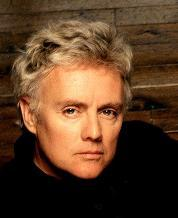
#> input picture labs/week8/data/data/images/eigenface/000030.jpg, 178 x 218 px, found by its file name; its folder holds only this picture in this run
$ python eigenFace.py
#> lines starting #> are read from the running program, lines starting #| are printed output that depends on the picture
# Import necessary packages
from __future__ import print_function
import os
import sys
import cv2
import numpy as np

# Create data matrix from a list of images
def createDataMatrix(images):
  print("Creating data matrix",end=" ... ")
  '''
  Allocate space for all images in one data matrix.
  The size of the data matrix is

  ( w  * h  * 3, numImages )

  where,

  w = width of an image in the dataset.
  h = height of an image in the dataset.
  3 is for the 3 color channels.
  '''

  numImages = len(images)
  sz = images[0].shape
  data = np.zeros((numImages, sz[0] * sz[1] * sz[2]), dtype=np.float32)
  for i in range(0, numImages):
    image = images[i].flatten()
    data[i,:] = image

  print("DONE")
  return data

# Read images from the directory
def readImages(path):
#> called with path = '../data/images/eigenface'
  print("Reading images from " + path, end="...")
  # Create array of array of images.
  images = []
  # List all files in the directory and read points from text files one by one
  for filePath in sorted(os.listdir(path)):
    fileExt = os.path.splitext(filePath)[1]
    if fileExt in [".jpg", ".jpeg"]:

      # Add to array of images
      imagePath = os.path.join(path, filePath)
      im = cv2.imread(imagePath)
#> im is the input picture: shape (218, 178, 3); mean B, G, R 38.1, 61, 90.7

      if im is None :
        print("image:{} not read properly".format(imagePath))
      else :
        # Convert image to floating point
        im = np.float32(im)/255.0
        # Add image to list
        images.append(im)
        # Flip image
        imFlip = cv2.flip(im, 1);
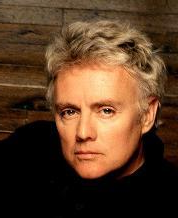
#> imFlip: shape (218, 178, 3) float32; mean B, G, R 0.15, 0.239, 0.356
        # Append flipped image
        images.append(imFlip)

  numImages = len(images) / 2
#> numImages = 1
  # Exit if no image found
  if numImages == 0 :
    print("No images found")
    sys.exit(0)

  print(str(numImages) + " files read.")
#| 1.0 files read.
  return images

# Add the weighted eigen faces to the mean face
def createNewFace(*args):
  # Start with the mean image
  output = averageFace

  # Add the eigen faces with the weights
  for i in range(0, NUM_EIGEN_FACES):
    '''
    OpenCV does not allow slider values to be negative.
    So we use weight = sliderValue - MAX_SLIDER_VALUE / 2
    '''
    sliderValues[i] = cv2.getTrackbarPos("Weight" + str(i), "Trackbars");
    weight = sliderValues[i] - MAX_SLIDER_VALUE/2
    output = np.add(output, eigenFaces[i] * weight)

  # Display Result at 2x size
  output = cv2.resize(output, (0,0), fx=2, fy=2)
  cv2.imshow("Result", output)

def resetSliderValues(*args):
  for i in range(0, NUM_EIGEN_FACES):
    cv2.setTrackbarPos("Weight" + str(i), "Trackbars", MAX_SLIDER_VALUE/2);
  createNewFace()

if __name__ == '__main__':

  # Number of EigenFaces
  NUM_EIGEN_FACES = 10

  # Maximum weight
  MAX_SLIDER_VALUE = 255

  # Directory containing images
  dirName = "../data/images/eigenface"

  # Read images
  images = readImages(dirName)
#> images = 2 items

  # Size of images
  sz = images[0].shape
#> sz = (218, 178, 3)

  # Create data matrix for PCA.
  data = createDataMatrix(images)
#> in createDataMatrix, `numImages = len(images)`: numImages = 2

  # Compute the eigenvectors from the stack of images created
  print("Calculating PCA ", end="...")
  mean, eigenVectors = cv2.PCACompute(data, mean=None, maxComponents=NUM_EIGEN_FACES)
  print("DONE")

  averageFace = mean.reshape(sz)
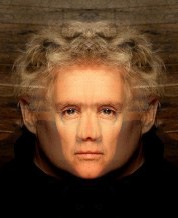
#> averageFace: shape (218, 178, 3) float32; mean of channels 0, 1, 2 0.15, 0.239, 0.356; drawn as B, G, R

  eigenFaces = [];

  for eigenVector in eigenVectors:
    eigenFace = eigenVector.reshape(sz)
    eigenFaces.append(eigenFace)
#> this loop made 2 passes
#> pass 1, `eigenFace = eigenVector.reshape(sz)`:
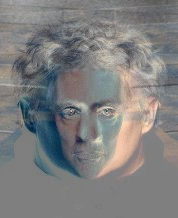
#> eigenFace: shape (218, 178, 3) float32; mean of channels 0, 1, 2 -2.29e-12, -1.19e-12, 9.49e-14; drawn with min black and max white
#> pass 2, `eigenFace = eigenVector.reshape(sz)`:
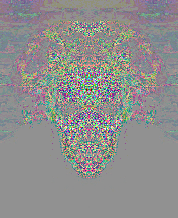
#> eigenFace: shape (218, 178, 3) float32; mean of channels 0, 1, 2 -0.000333, -0.000291, -0.000245; drawn with min black and max white
#> after the loop, eigenFaces = 2 items

  # Create window for displaying Mean Face
  cv2.namedWindow("Result", cv2.WINDOW_AUTOSIZE)

  # Display result at 2x size
  output = cv2.resize(averageFace, (0,0), fx=2, fy=2)
  cv2.imshow("Result", output)

  # Create Window for trackbars
  cv2.namedWindow("Trackbars", cv2.WINDOW_AUTOSIZE)

  sliderValues = []

  # Create Trackbars
  for i in range(0, NUM_EIGEN_FACES):
    sliderValues.append(MAX_SLIDER_VALUE/2)
    cv2.createTrackbar( "Weight" + str(i), "Trackbars", int(MAX_SLIDER_VALUE/2), MAX_SLIDER_VALUE, createNewFace)

  # You can reset the sliders by clicking on the mean image.
  cv2.setMouseCallback("Result", resetSliderValues);

  print('''Usage:
  Change the weights using the sliders
  Click on the result window to reset sliders
  Hit ESC to terminate program.''')

  cv2.waitKey(0)
  cv2.destroyAllWindows()

$ run again, on labs/week8/data/data/images/eigenface/000063.jpg
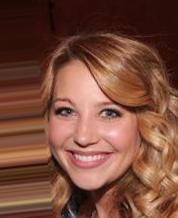
#> input picture labs/week8/data/data/images/eigenface/000063.jpg, 178 x 218 px, found by its file name
#> in readImages, im is the input picture: shape (218, 178, 3); mean B, G, R 58, 74.8, 120.2
#> in readImages, `imFlip = cv2.flip(im, 1);`:
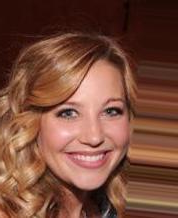
#> imFlip: shape (218, 178, 3) float32; mean B, G, R 0.227, 0.293, 0.471
#> in readImages, `numImages = len(images) / 2`: numImages = 1
#| 1.0 files read.
#> images = 2 items
#> in createDataMatrix, `numImages = len(images)`: numImages = 2
#> the loop `for eigenVector in eigenVectors:` made 2 passes
#> pass 2, `eigenFace = eigenVector.reshape(sz)`:
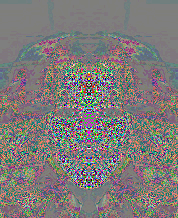
#> eigenFace: shape (218, 178, 3) float32; mean of channels 0, 1, 2 -0.000421, -0.000376, -7.71e-05; drawn with min black and max white
#> after the loop `for eigenVector in eigenVectors:`: eigenFaces = 2 items

$ run again, on labs/week8/data/data/images/eigenface/000065.jpg
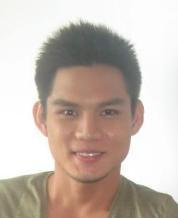
#> input picture labs/week8/data/data/images/eigenface/000065.jpg, 178 x 218 px, found by its file name
#> in readImages, im is the input picture: shape (218, 178, 3); mean B, G, R 176.9, 185.9, 198.5
#> in readImages, `imFlip = cv2.flip(im, 1);`:
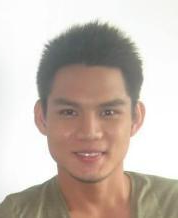
#> imFlip: shape (218, 178, 3) float32; mean B, G, R 0.694, 0.729, 0.778
#> in readImages, `numImages = len(images) / 2`: numImages = 1
#| 1.0 files read.
#> images = 2 items
#> in createDataMatrix, `numImages = len(images)`: numImages = 2
#> the loop `for eigenVector in eigenVectors:` made 2 passes
#> pass 2, `eigenFace = eigenVector.reshape(sz)`:
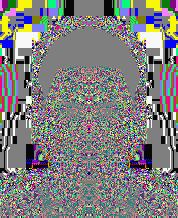
#> eigenFace: shape (218, 178, 3) float32; mean of channels 0, 1, 2 -6.05e-05, -5.21e-05, -1.02e-05; drawn with min black and max white
#> after the loop `for eigenVector in eigenVectors:`: eigenFaces = 2 items

$ run again, on labs/week8/data/data/images/eigenface/000066.jpg
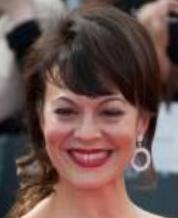
#> input picture labs/week8/data/data/images/eigenface/000066.jpg, 178 x 218 px, found by its file name
#> in readImages, im is the input picture: shape (218, 178, 3); mean B, G, R 79.7, 83.3, 107
#> in readImages, `imFlip = cv2.flip(im, 1);`:
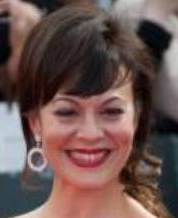
#> imFlip: shape (218, 178, 3) float32; mean B, G, R 0.312, 0.327, 0.42
#> in readImages, `numImages = len(images) / 2`: numImages = 1
#| 1.0 files read.
#> images = 2 items
#> in createDataMatrix, `numImages = len(images)`: numImages = 2
#> the loop `for eigenVector in eigenVectors:` made 2 passes
#> pass 2, `eigenFace = eigenVector.reshape(sz)`:
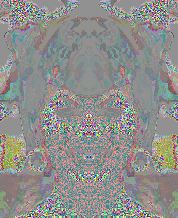
#> eigenFace: shape (218, 178, 3) float32; mean of channels 0, 1, 2 -0.000424, -0.000236, -0.00022; drawn with min black and max white
#> after the loop `for eigenVector in eigenVectors:`: eigenFaces = 2 items

$ run again, on labs/week8/data/data/images/eigenface/000040.jpg
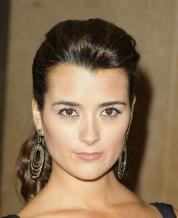
#> input picture labs/week8/data/data/images/eigenface/000040.jpg, 178 x 218 px, found by its file name
#> in readImages, im is the input picture: shape (218, 178, 3); mean B, G, R 84.6, 112.4, 136.5
#> in readImages, `numImages = len(images) / 2`: numImages = 1
#| 1.0 files read.
#> images = 2 items
#> in createDataMatrix, `numImages = len(images)`: numImages = 2
#> the loop `for eigenVector in eigenVectors:` made 2 passes
#> pass 2, `eigenFace = eigenVector.reshape(sz)`:
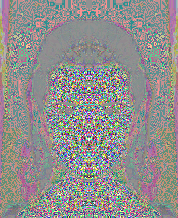
#> eigenFace: shape (218, 178, 3) float32; mean of channels 0, 1, 2 -0.000238, -0.000171, -9.68e-06; drawn with min black and max white
#> after the loop `for eigenVector in eigenVectors:`: eigenFaces = 2 items
